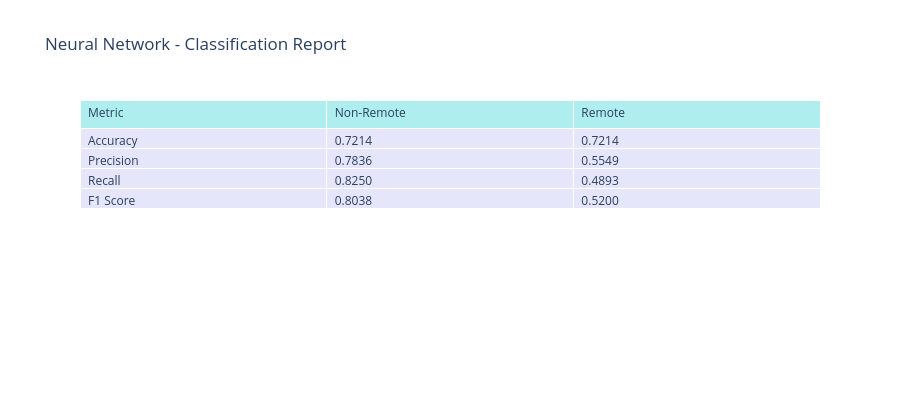
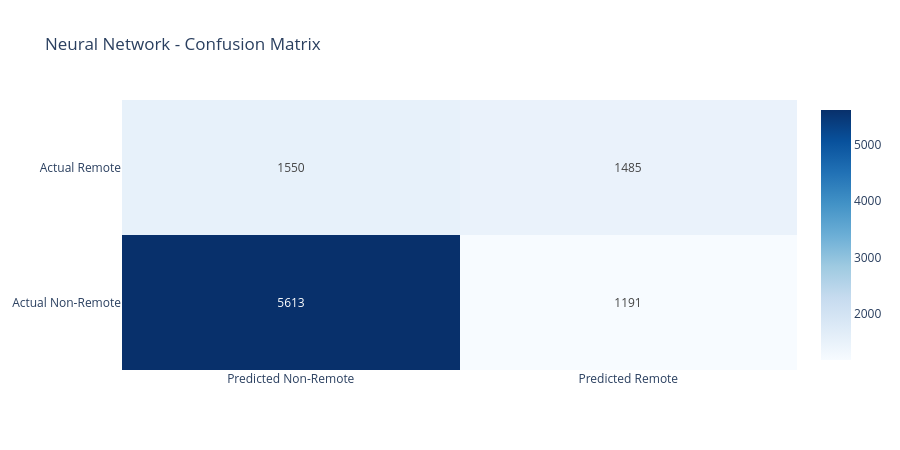

Notebook code cell kept with these figures, in order:
### Markdown cell above
## **Neural Network with no Iteration Limit**

### Code cell
architecture = (256, 128, 64)
activation = 'tanh'
alpha = 0.01

mlp_best = MLPClassifier(
    hidden_layer_sizes=architecture,
    activation=activation,
    solver='adam',
    alpha=alpha,
    random_state=42
)

mlp_best.fit(X_train_scaled, y_train)
mlp_predictions = mlp_best.predict(X_test_scaled)

cm_mlp = confusion_matrix(y_test, mlp_predictions)
acc_mlp = accuracy_score(y_test, mlp_predictions)
report_mlp = classification_report(y_test, mlp_predictions, target_names=['Non-Remote', 'Remote'], output_dict=True)

tn_mlp, fp_mlp, fn_mlp, tp_mlp = cm_mlp.ravel()

fig = go.Figure(data=go.Table(
    header=dict(values=['Metric', 'Non-Remote', 'Remote'], fill_color='paleturquoise', align='left'),
    cells=dict(values=[
        ['Accuracy', 'Precision', 'Recall', 'F1 Score'],
        [f"{acc_mlp:.4f}", f"{report_mlp['Non-Remote']['precision']:.4f}", f"{report_mlp['Non-Remote']['recall']:.4f}", f"{report_mlp['Non-Remote']['f1-score']:.4f}"],
        [f"{acc_mlp:.4f}", f"{report_mlp['Remote']['precision']:.4f}", f"{report_mlp['Remote']['recall']:.4f}", f"{report_mlp['Remote']['f1-score']:.4f}"],
    ], fill_color='lavender', align='left')
))
fig.update_layout(
    title=f'Neural Network - Classification Report',
    template='plotly_white',
    height=400
)
fig.show()

fig = go.Figure(data=go.Heatmap(
    z=cm_mlp,
    x=['Predicted Non-Remote', 'Predicted Remote'],
    y=['Actual Non-Remote',    'Actual Remote'],
    text=[[str(tn_mlp), str(fp_mlp)], [str(fn_mlp), str(tp_mlp)]],
    texttemplate='%{text}',
    colorscale='Blues',
    showscale=True
))
fig.update_layout(
    title=f'Neural Network - Confusion Matrix',
    template='plotly_white',
    height=450
)
fig.show()

### Figure 1 — Plotly figure (JSON) as saved in the notebook; plotly's stock layout.template omitted (floating-point values rounded to 4 significant figures)
{"data": [{"cells": {"align": "left", "fill": {"color": "lavender"}, "values": [["Accuracy", "Precision", "Recall", "F1 Score"], ["0.7214", "0.7836", "0.8250", "0.8038"], ["0.7214", "0.5549", "0.4893", "0.5200"]]}, "header": {"align": "left", "fill": {"color": "paleturquoise"}, "values": ["Metric", "Non-Remote", "Remote"]}, "type": "table"}], "layout": {"height": 400, "title": {"text": "Neural Network - Classification Report"}}}

### Figure 2 — Plotly figure (JSON) as saved in the notebook; plotly's stock layout.template omitted (floating-point values rounded to 4 significant figures)
{"data": [{"colorscale": [[0, "rgb(247,251,255)"], [0.125, "rgb(222,235,247)"], [0.25, "rgb(198,219,239)"], [0.375, "rgb(158,202,225)"], [0.5, "rgb(107,174,214)"], [0.625, "rgb(66,146,198)"], [0.75, "rgb(33,113,181)"], [0.875, "rgb(8,81,156)"], [1, "rgb(8,48,107)"]], "showscale": true, "text": [["5613", "1191"], ["1550", "1485"]], "texttemplate": "%{text}", "type": "heatmap", "x": ["Predicted Non-Remote", "Predicted Remote"], "y": ["Actual Non-Remote", "Actual Remote"], "z": [[5613, 1191], [1550, 1485]]}], "layout": {"height": 450, "title": {"text": "Neural Network - Confusion Matrix"}}}
